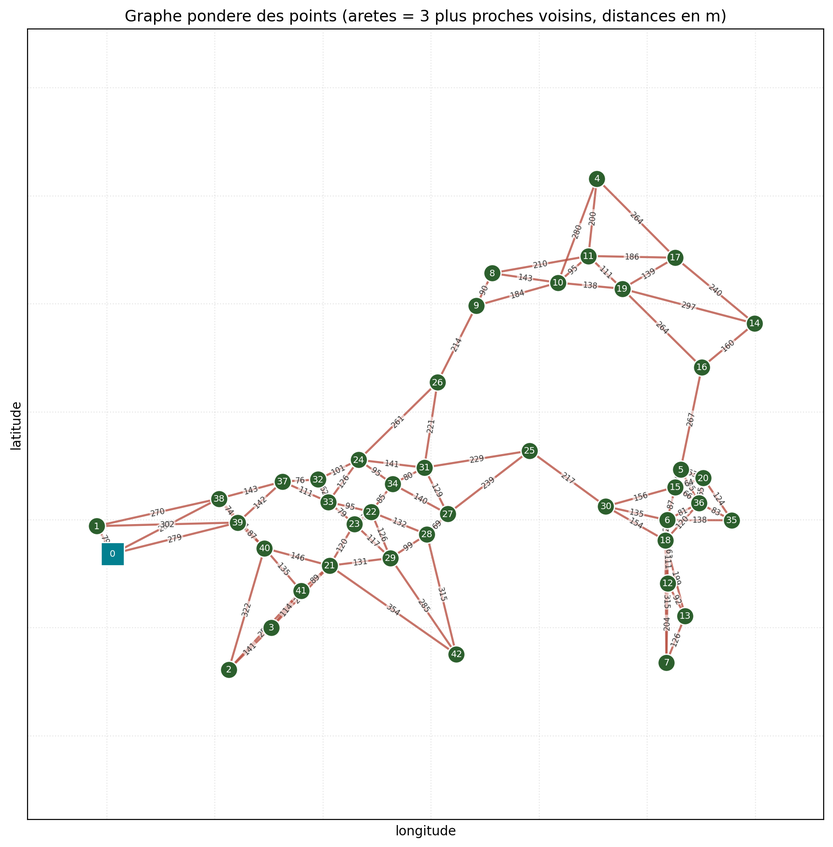
#> input picture graph_view.png, 833 x 847 px, shrunk from 1784 x 1815 before the run
$ python make_annexe_matrice.py
#> lines starting #> are read from the running program, lines starting #| are printed output that depends on the picture
### make_report.py
# -*- coding: utf-8 -*-
"""
make_report.py — Genere un RAPPORT PDF expliquant tout le projet :
    le probleme (TSP), les noeuds (donnees), chaque etape du pipeline,
    et chacun des algorithmes (plus proche voisin, 2-opt, Held-Karp, force brute),
    avec les resultats obtenus et les figures.

Aucune dependance lourde : uniquement matplotlib (deja installe).
Lit, si presents : results.csv, coords.csv, et les images PNG deja produites.

Sortie : rapport_tipe.pdf
"""
import os
import csv
import textwrap
import matplotlib
matplotlib.use("Agg")
import matplotlib.pyplot as plt
from matplotlib.backends.backend_pdf import PdfPages

PAGE = (8.27, 11.69)          # A4 portrait (pouces)
INK = "#1A1A1A"
ACCENT = "#B85042"
TEAL = "#028090"
GREEN = "#2C5F2D"


# ==========================================================================
#  Petit moteur de mise en page : du texte qui "coule" sur plusieurs pages
# ==========================================================================
class Doc:
    def __init__(self, pdf):
        self.pdf = pdf
        self.fig = None
        self._new_page()

    def _new_page(self):
        if self.fig is not None:
            self._flush()
        self.fig = plt.figure(figsize=PAGE)
        self.y = 0.945
        self.fig.text(0.92, 0.035, "TIPE 13530 — Tournees de collecte",
                      ha="right", va="center", fontsize=7, color="#999999")

    def _flush(self):
        self.pdf.savefig(self.fig)
        plt.close(self.fig)
        self.fig = None

    def _need(self, h):
        if self.y - h < 0.06:
            self._new_page()

    def _line(self, text, x, size, lh, color=INK, family="sans-serif",
              weight="normal", style="normal"):
        self._need(lh)
        self.fig.text(x, self.y, text, fontsize=size, color=color,
                      family=family, weight=weight, style=style,
                      ha="left", va="top")
        self.y -= lh

    def h1(self, text):
        self.y -= 0.010
        self._need(0.060)
        self.fig.text(0.08, self.y, text, fontsize=17, color=INK,
                      weight="bold", ha="left", va="top")
        self.y -= 0.034
        self.fig.add_artist(plt.Line2D([0.08, 0.92], [self.y + 0.006, self.y + 0.006],
                                       color=ACCENT, lw=2,
                                       transform=self.fig.transFigure))
        self.y -= 0.018

    def h2(self, text):
        self.y -= 0.006
        self._line(text, 0.08, 12.5, 0.030, color=ACCENT, weight="bold")

    def body(self, text, width=92):
        for para in text.split("\n"):
            if not para.strip():
                self.y -= 0.010
                continue
            for ln in textwrap.wrap(para, width=width):
                self._line(ln, 0.08, 10, 0.0192)
        self.y -= 0.004

    def bullet(self, text, width=88):
        lines = textwrap.wrap(text, width=width)
        for k, ln in enumerate(lines):
            prefix = "•  " if k == 0 else "   "
            self._line(prefix + ln, 0.095, 10, 0.0192)

    def code(self, text, width=92):
        self.y -= 0.004
        for ln in text.split("\n"):
            for sub in textwrap.wrap(ln, width=width, subsequent_indent="    ",
                                     drop_whitespace=False) or [""]:
                self._line(sub.rstrip("\n"), 0.10, 8.3, 0.0165,
                           color="#173A5E", family="monospace")
        self.y -= 0.006

    def space(self, h=0.012):
        self.y -= h

    def finish(self):
        self._flush()


# ==========================================================================
#  Pages "image pleine"
# ==========================================================================
def image_page(pdf, path, title, caption):
    fig = plt.figure(figsize=PAGE)
    fig.text(0.08, 0.95, title, fontsize=15, weight="bold", color=INK,
             ha="left", va="top")
    fig.add_artist(plt.Line2D([0.08, 0.92], [0.925, 0.925], color=ACCENT, lw=2,
                              transform=fig.transFigure))
    if os.path.exists(path):
        img = plt.imread(path)
        ax = fig.add_axes([0.08, 0.16, 0.84, 0.74])
        ax.imshow(img)
        ax.axis("off")
    else:
        fig.text(0.5, 0.5, f"(image '{path}' absente — relance le script qui la produit)",
                 ha="center", va="center", fontsize=11, color="#999999")
    for k, ln in enumerate(textwrap.wrap(caption, width=100)):
        fig.text(0.08, 0.13 - k * 0.020, ln, fontsize=9.5, color="#444444",
                 ha="left", va="top")
    fig.text(0.92, 0.035, "TIPE 13530 — Tournees de collecte", ha="right",
             va="center", fontsize=7, color="#999999")
    pdf.savefig(fig)
    plt.close(fig)


# ==========================================================================
#  Donnees auxiliaires
# ==========================================================================
# [283 lines left out: functions read_results, n_points, fmt_sec, cover, main, not called in this run]


# [2 lines that do not run on import are left out]

### make_annexe_matrice.py
# -*- coding: utf-8 -*-
"""
make_annexe_matrice.py — ANNEXE TECHNIQUE dediee :
    "De la donnee GeoJSON a la matrice d'adjacence".

Formalise toute la chaine coordonnees -> modelisation -> metrique -> matrice :
formules (haversine, temps), calcul chiffre verifiable sur les points 0 et 1,
proprietes de la matrice, et choix methodologiques.

Formules rendues via le moteur mathtext de matplotlib (pas de LaTeX a installer).
Reutilise le moteur de mise en page de make_report.py.

Sortie : annexe_matrice_adjacence.pdf
"""
import matplotlib
matplotlib.use("Agg")
import matplotlib.pyplot as plt
from matplotlib.patches import FancyBboxPatch
from matplotlib.backends.backend_pdf import PdfPages
from make_report import Doc, image_page, PAGE, INK, ACCENT, TEAL, GREEN

FILE_FC = "#EAF3F4"; FILE_EC = "#8FB6BA"


# ---- schema de la chaine de transformation d'une arete -------------------
def _box(ax, cx, cy, w, h, text, fc, ec, tc="#1A1A1A", fs=9, bold=False):
    ax.add_patch(FancyBboxPatch((cx - w / 2, cy - h / 2), w, h,
                                boxstyle="round,pad=0.006,rounding_size=0.02",
                                fc=fc, ec=ec, lw=1.3))
    ax.text(cx, cy, text, ha="center", va="center", fontsize=fs, color=tc,
            weight="bold" if bold else "normal")


def _arrow(ax, x1, y1, x2, y2, color="#666666"):
    ax.annotate("", xy=(x2, y2), xytext=(x1, y1),
                arrowprops=dict(arrowstyle="-|>", color=color, lw=1.6))


def draw_chain():
    fig, ax = plt.subplots(figsize=(11, 3.6))
    ax.set_xlim(0, 1); ax.set_ylim(0, 1); ax.axis("off")
    ax.set_title("Chaine de transformation d'UNE arete : du couple GPS au poids",
                 fontsize=12, weight="bold", color=INK, pad=8)
    y = 0.60
    _box(ax, 0.10, y, 0.16, 0.34, "2 points GPS\n(lon, lat)", FILE_FC, FILE_EC, fs=8.5, bold=True)
    _arrow(ax, 0.185, y, 0.225, y)
    _box(ax, 0.31, y, 0.16, 0.34, "haversine_m()", TEAL, TEAL, tc="white", fs=9, bold=True)
    _arrow(ax, 0.395, y, 0.435, y)
    _box(ax, 0.52, y, 0.16, 0.34, "distance\n79,3 m", FILE_FC, FILE_EC, fs=8.5)
    _arrow(ax, 0.605, y, 0.645, y)
    _box(ax, 0.73, y, 0.16, 0.34, "x DETOUR\n/ vitesse", ACCENT, ACCENT, tc="white", fs=8.5, bold=True)
    _arrow(ax, 0.815, y, 0.855, y)
    _box(ax, 0.93, y, 0.13, 0.34, "temps\n9,5 s", FILE_FC, FILE_EC, fs=8.5, bold=True)
    ax.text(0.5, 0.13, "Resultat : la case D[0][1] de la matrice d'adjacence "
                       "(ici en secondes ; en metres pour step4).",
            ha="center", fontsize=9, color="#666666", style="italic")
    fig.savefig("annexe_chaine.png", dpi=200, bbox_inches="tight"); plt.close(fig)


# ---- helpers de redaction ------------------------------------------------
def formula(d, tex, size=14, height=0.045):
    """Ecrit une formule centree (mathtext)."""
    d.space(0.006)
    d._need(height + 0.012)
    d.fig.text(0.5, d.y, tex, fontsize=size, color=INK, ha="center", va="top")
    d.y -= height
    d.space(0.008)


def row3(d, c1, c2, c3, bold=False, header=False):
    d._need(0.026)
    color = TEAL if header else INK
    w = "bold" if (bold or header) else "normal"
    d.fig.text(0.08, d.y, c1, fontsize=8.7, color=color, weight=w)
    d.fig.text(0.40, d.y, c2, fontsize=8.7, color=color, weight=w)
    d.fig.text(0.67, d.y, c3, fontsize=8.7, color=color, weight=w)
    d.y -= 0.026


def insert_image(d, pdf, path, title, caption):
    if d.fig is not None:
        d._flush()
    image_page(pdf, path, title, caption)
    d._new_page()


def cover(pdf):
    fig = plt.figure(figsize=PAGE)
    fig.add_artist(plt.Rectangle((0, 0.80), 1, 0.20, color=TEAL, transform=fig.transFigure))
    fig.text(0.5, 0.905, "Annexe technique", ha="center", va="center",
             fontsize=22, weight="bold", color="white")
    fig.text(0.5, 0.855, "De la donnee GeoJSON a la matrice d'adjacence",
             ha="center", va="center", fontsize=14, color="white")
    fig.text(0.5, 0.66,
             "Comment, a partir des coordonnees, on modelise les points\n"
             "du graphe et on construit la matrice d'adjacence :\n"
             "metriques, calculs chiffres et choix methodologiques.",
             ha="center", va="center", fontsize=12.5, color=INK)
    fig.text(0.5, 0.47,
             "TIPE 13530 — Optimisation des tournees de collecte (Meknes)\n"
             "Brahim Amsegt — CPGE MP — session 2026",
             ha="center", va="center", fontsize=11.5, color="#444444")
    fig.text(0.5, 0.30,
             "Document de travail : tous les nombres chiffres sont recalcules\n"
             "sur les vrais points et peuvent etre verifies a la main.",
             ha="center", va="center", fontsize=10.5, color=ACCENT, style="italic")
    fig.text(0.5, 0.07, "Genere par make_annexe_matrice.py", ha="center", va="center",
             fontsize=8.5, color="#999999", style="italic")
    pdf.savefig(fig); plt.close(fig)


# ==========================================================================
def main():
    draw_chain()
#> in draw_chain, `fig.savefig('annexe_chaine.png', dpi=200, bbox_inches='tight')`:
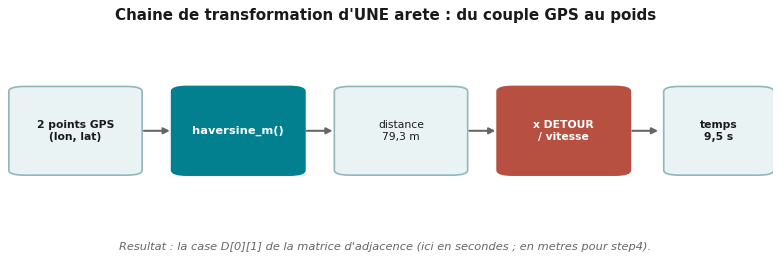
#> figure drawn by matplotlib, 1 panel

    with PdfPages("annexe_matrice_adjacence.pdf") as pdf:
        cover(pdf)
        d = Doc(pdf)

        d.h1("Vue d'ensemble de la chaine")
        d.body("L'objectif de cette annexe : detailler le maillon 'donnees -> graphe', "
               "c'est-a-dire comment un fichier de points GPS (GeoJSON) devient la "
               "matrice d'adjacence n x n sur laquelle tournent les algorithmes. La "
               "transformation d'une seule arete se resume ainsi :")
        insert_image(d, pdf, "annexe_chaine.png",
                     "Schema — la chaine de transformation d'une arete",
                     "Deux points GPS -> distance (haversine) -> poids temps (/ vitesse). "
                     "Repete pour toutes les paires, cela remplit la matrice d'adjacence.")

        # ---- 1 ----
        d.h1("1. Le point de depart : lire le GeoJSON")
        d.body("Un fichier GeoJSON decrit des entites geographiques en texte. Chaque "
               "point de collecte est une entite 'Point' portant un couple de "
               "coordonnees. La fonction load_points() ne garde que les geometries "
               "'Point' et en extrait les coordonnees :")
        d.code('lon, lat = geom["coordinates"][0], geom["coordinates"][1]\n'
               'coords.append((lon, lat))')
        d.body("Deux choix methodologiques decisifs des cette ligne :")
        d.bullet("L'ordre [longitude, latitude] (et NON l'inverse). C'est la convention "
                 "GeoJSON, contre-intuitive car on dit 'lat/long' a l'oral. Une inversion "
                 "placerait les points a des kilometres : c'est l'erreur classique du domaine.")
        d.bullet("Le PREMIER point du fichier = le depot (indice 0). Ce n'est pas une "
                 "donnee du GeoJSON mais une convention imposee : le sommet 0 a un statut "
                 "particulier (depart fixe de Held-Karp, depart par defaut du PPV).")
        d.body("Resultat : une liste ordonnee de 43 couples (lon, lat). C'est l'ensemble "
               "V des sommets du graphe G = (V, E, w).")

        # ---- 2 ----
        d.h1("2. La modelisation : du point GPS au sommet")
        d.body("Les 43 points GPS deviennent les 43 sommets V. On pose ensuite que le "
               "graphe est COMPLET : entre toute paire de points il existe une arete "
               "(un trajet possible), dont le poids resume tout l'itineraire reel par un "
               "seul nombre. Nombre d'aretes : 43 x 42 / 2 = 903.")
        d.body("C'est pour cela que le DESSIN ne peut pas toutes les montrer lisiblement, "
               "mais que la MATRICE D'ADJACENCE, elle, les contient toutes.")

        # ---- 3 ----
        d.h1("3. La metrique : la formule de haversine (et pas Pythagore)")
        d.body("Pour peser une arete il faut une distance entre deux points GPS. On ne "
               "peut PAS appliquer Pythagore directement sur (lon, lat) : la latitude et "
               "la longitude sont des ANGLES, pas des metres ; et 1 degre de longitude ne "
               "vaut pas la meme distance que 1 degre de latitude (les meridiens se "
               "resserrent vers les poles).")
        d.body("La fonction haversine_m() calcule la distance orthodromique (plus court "
               "arc sur la sphere terrestre) :")
        formula(d, r"$a=\sin^{2}\!\left(\frac{\Delta\varphi}{2}\right)"
                   r"+\cos\varphi_{1}\,\cos\varphi_{2}\,"
                   r"\sin^{2}\!\left(\frac{\Delta\lambda}{2}\right)$", size=15, height=0.055)
        formula(d, r"$d = 2R\,\arcsin\!\left(\sqrt{a}\right)$", size=15, height=0.05)
        d.body("ou phi = latitude (rad), lambda = longitude (rad), R = 6 371 000 m "
               "(rayon terrestre moyen). Le terme cos(phi1).cos(phi2) est exactement ce "
               "qui corrige le resserrement des meridiens.")

        # ---- 4 ----
        d.h1("4. Calcul detaille sur les points 0 et 1 (verifiable)")
        row3(d, "Point", "longitude", "latitude", header=True)
        row3(d, "0 (depot)", "-5,5748658", "33,8617128")
        row3(d, "1", "-5,5752357", "33,8623562")
        d.space(0.008)
        d.body("Etapes du calcul (a suivre une fois, calculatrice en main) :")
        d.code("dphi = 0,00064335 deg = 1,1228e-5 rad\n"
               "dlmb = -0,00036993 deg = -6,457e-6 rad\n"
               "sin^2(dphi/2)                 = 3,152e-11\n"
               "cos f1 . cos f2 . sin^2(dlmb/2) = 0,719e-11\n"
               "a    = 3,871e-11      sqrt(a) = 6,222e-6\n"
               "d    = 2 . 6 371 000 . 6,222e-6 = 79,3 m")
        d.body("C'est exactement la valeur de la case (0,1) de la matrice (l'apercu "
               "affichait 79).")
        d.h2("Verification croisee : le 'plan local'")
        d.body("A cette latitude : 1 deg lat ~ 111,0 km ; 1 deg lon ~ 111,0 x cos(33,86) "
               "~ 92,2 km. Donc :")
        d.bullet("deplacement Nord : 0,00064335 x 111 000 = 71,4 m")
        d.bullet("deplacement Est  : 0,00036993 x 92 200 = 34,1 m")
        formula(d, r"$\sqrt{71{,}4^{2} + 34{,}1^{2}} = 79{,}1\ \mathrm{m}$", size=14, height=0.05)
        d.body("Les deux methodes coincident a l'echelle d'un quartier : cela prouve que "
               "haversine fait bien le travail sans projection manuelle. C'est un argument "
               "de robustesse a montrer au jury.")

        # ---- 5 ----
        d.h1("5. Le poids de l'arete : de la distance au temps")
        d.body("Choix central de la MCOT : le poids est un TEMPS, pas une distance, car "
               "deux trajets de meme longueur peuvent prendre des temps tres differents. "
               "Dans build_matrix_hypothesis() :")
        d.code("v_ms    = AVG_SPEED_KMH / 3.6        # 30 km/h -> 8,333 m/s\n"
               "d       = haversine_m(...) * DETOUR_FACTOR\n"
               "T[i][j] = d / v_ms                   # temps = distance / vitesse")
        formula(d, r"$t(u,v) = \frac{d(u,v)\,\cdot\,\mathrm{DETOUR}}{\bar{v}}$",
                size=15, height=0.055)
        d.body("Sur l'arete 0->1 :  t(0,1) = 79,3 x 1,0 / 8,333 = 9,5 s.")
        d.body("C'est la version 'hypothese forte' de la formule MCOT "
               "t = d / v(type_voie) + penalite, simplifiee par deux hypotheses assumees :")
        d.bullet("AVG_SPEED_KMH = 30 : une vitesse moyenne CONSTANTE (on neglige les "
                 "types de voie). C'est l'hypothese forte a defendre.")
        d.bullet("DETOUR_FACTOR = 1,0 : distance a vol d'oiseau PURE. Le passer a ~1,3 "
                 "relacherait l'hypothese en approchant les detours routiers (un trajet "
                 "reel est ~30 % plus long que la ligne droite). C'est le bouton de realisme.")

        # ---- 6 ----
        d.h1("6. Construire la matrice n x n complete")
        d.body("On remplit un tableau carre D par une double boucle sur toutes les paires :")
        d.code("for i in range(n):\n"
               "    for j in range(n):\n"
               "        if i != j:\n"
               "            d = haversine_m(...) * DETOUR_FACTOR\n"
               "            T[i][j] = d / v_ms")
        d.body("(En step4, distance_matrix() fait pareil mais s'arrete en metres et "
               "exploite la symetrie : seul le triangle superieur est calcule puis recopie.)")
        d.body("Trois proprietes mathematiques garanties par cette construction :")
        row3(d, "Propriete", "Pourquoi", "Consequence", header=True)
        row3(d, "Diagonale nulle D[i][i]=0", "point vers lui-meme", "le if i!=j la laisse a 0")
        row3(d, "Symetrie D[i][j]=D[j][i]", "haversine symetrique", "graphe non oriente")
        row3(d, "Inegalite triangulaire", "vraie distance metrique", "TSP metrique")
        d.space(0.01)
        formula(d, r"$D[i][k] \;\leq\; D[i][j] + D[j][k]$", size=14, height=0.05)
        d.body("Cette derniere propriete (inegalite triangulaire) fait de l'instance un "
               "TSP METRIQUE : elle valide le 2-opt et donne au plus proche voisin sa "
               "garantie de qualite theorique.")

        # ---- 7 ----
        d.h1("7. La symetrisation explicite")
        d.body("En mode osm, la matrice REELLE est asymetrique (sens uniques : "
               "t(u,v) != t(v,u)). Pour que le 2-opt reste valide (inverser un segment ne "
               "doit pas changer son cout), symmetrize() moyenne les deux sens :")
        formula(d, r"$D[i][j] \;\leftarrow\; \frac{D[i][j] + D[j][i]}{2}$",
                size=15, height=0.055)
        d.body("En mode hypothese la matrice est DEJA symetrique : cette operation ne "
               "change rien, mais elle est appliquee par coherence. Elle reste une "
               "hypothese de modelisation a assumer, pas un detail technique.")

        # ---- 8 ----
        d.h1("8. Deux unites, un seul graphe")
        d.body("La matrice en SECONDES (step1) et la matrice en METRES (step4) decrivent "
               "le MEME graphe a un facteur d'echelle pres :")
        formula(d, r"$t = d \,/\, 8{,}333$", size=14, height=0.05)
        d.body("C'est pourquoi le classement des algorithmes est identique dans les deux "
               "unites : changer d'unite ne change pas quel tour est le plus court.")

        # ---- 9 ----
        d.h1("9. Synthese des choix methodologiques (a defendre)")
        d.bullet("Convention [lon, lat] + depot = point 0 : structuration des donnees.")
        d.bullet("Graphe complet : chaque trajet reel resume par un poids unique (903 aretes).")
        d.bullet("Haversine plutot qu'euclidien plat : respecte la courbure et le "
                 "resserrement des meridiens ; verifie equivalent au plan local au quartier.")
        d.bullet("Poids = temps, pas distance : fidelite au probleme de collecte (t = d / v).")
        d.bullet("AVG_SPEED = 30 km/h constante : hypothese forte (ni type de voie, ni "
                 "trafic) coherente avec la collecte 5h-7h a Meknes.")
        d.bullet("DETOUR_FACTOR = 1,0 : borne 'vol d'oiseau pur', reglable pour relacher "
                 "l'hypothese.")
        d.bullet("Symetrisation : rend le graphe non oriente pour legitimer le 2-opt.")
        d.bullet("Deux unites, un seul graphe : metres (lisibilite) et secondes "
                 "(resolution), reliees par un facteur d'echelle.")
        d.body("Le tout produit une matrice 43 x 43, symetrique, a diagonale nulle, "
               "metrique : l'objet mathematique propre sur lequel tournent les trois "
               "algorithmes.")

        d.finish()

        # figures d'illustration en fin d'annexe
        insert_image(d, pdf, "graph_view.png",
                     "Illustration — le graphe pondere obtenu",
                     "Chaque sommet a sa position GPS reelle ; chaque arete porte la "
                     "distance (issue de haversine). Le carre est le depot (point 0).")
#> call 2 of image_page, with path = 'graph_view.png', title = 'Illustration — le graphe pondere obtenu'
#> in image_page, img is the input picture: shape (847, 833, 4) float32; mean R, G, B, A 0.977, 0.976, 0.974, 1
        insert_image(d, pdf, "adjacency_heatmap.png",
                     "Illustration — la matrice d'adjacence complete (43 x 43)",
                     "La meme information sous forme de tableau de couleurs : sombre = "
                     "proche, clair = lointain ; diagonale nulle, matrice symetrique.")
#> call 3 of image_page, with path = 'adjacency_heatmap.png'
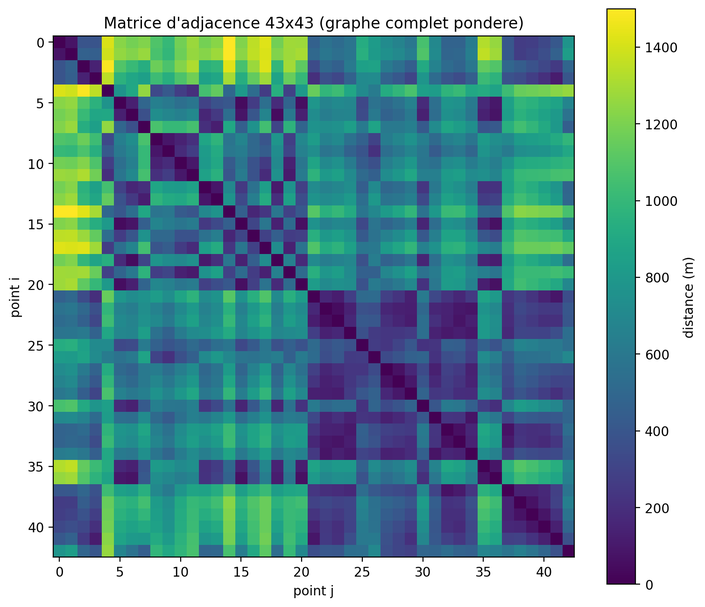
#> input picture adjacency_heatmap.png, 705 x 607 px, shrunk from 1510 x 1300 before the run
#> in image_page, img is the input picture: shape (607, 705, 4) float32; mean R, G, B, A 0.468, 0.626, 0.645, 1

    print("PDF ecrit -> annexe_matrice_adjacence.pdf")


if __name__ == "__main__":
    main()
